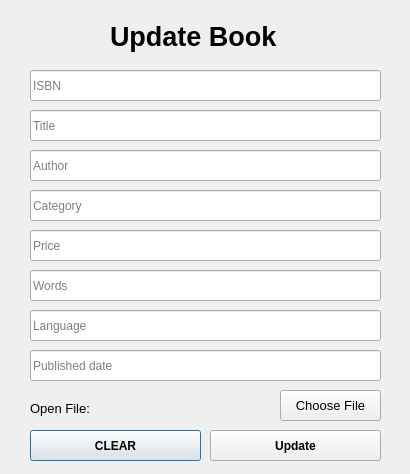
<?xml version="1.0" encoding="UTF-8"?>
<ui version="4.0">
 <class>Dialog</class>
 <widget class="QDialog" name="Dialog">
  <property name="geometry">
   <rect>
    <x>0</x>
    <y>0</y>
    <width>410</width>
    <height>474</height>
   </rect>
  </property>
  <property name="windowTitle">
   <string>Dialog</string>
  </property>
  <widget class="QLabel" name="add_page_title">
   <property name="geometry">
    <rect>
     <x>110</x>
     <y>20</y>
     <width>181</width>
     <height>33</height>
    </rect>
   </property>
   <property name="font">
    <font>
     <family>Tahoma</family>
     <pointsize>20</pointsize>
     <weight>75</weight>
     <bold>true</bold>
    </font>
   </property>
   <property name="text">
    <string>Update Book</string>
   </property>
  </widget>
  <widget class="QLineEdit" name="isbn_line_edit">
   <property name="geometry">
    <rect>
     <x>30</x>
     <y>70</y>
     <width>351</width>
     <height>31</height>
    </rect>
   </property>
   <property name="placeholderText">
    <string>ISBN</string>
   </property>
  </widget>
  <widget class="QLineEdit" name="title_line_edit">
   <property name="geometry">
    <rect>
     <x>30</x>
     <y>110</y>
     <width>351</width>
     <height>31</height>
    </rect>
   </property>
   <property name="placeholderText">
    <string>Title</string>
   </property>
  </widget>
  <widget class="QLineEdit" name="author_line_edit">
   <property name="geometry">
    <rect>
     <x>30</x>
     <y>150</y>
     <width>351</width>
     <height>31</height>
    </rect>
   </property>
   <property name="placeholderText">
    <string>Author</string>
   </property>
  </widget>
  <widget class="QLineEdit" name="category_line_edit">
   <property name="geometry">
    <rect>
     <x>30</x>
     <y>190</y>
     <width>351</width>
     <height>31</height>
    </rect>
   </property>
   <property name="placeholderText">
    <string>Category</string>
   </property>
  </widget>
  <widget class="QLineEdit" name="price_line_edit">
   <property name="geometry">
    <rect>
     <x>30</x>
     <y>230</y>
     <width>351</width>
     <height>31</height>
    </rect>
   </property>
   <property name="placeholderText">
    <string>Price</string>
   </property>
  </widget>
  <widget class="QLineEdit" name="word_line_edit">
   <property name="geometry">
    <rect>
     <x>30</x>
     <y>270</y>
     <width>351</width>
     <height>31</height>
    </rect>
   </property>
   <property name="placeholderText">
    <string>Words</string>
   </property>
  </widget>
  <widget class="QLineEdit" name="published_date_line_edit">
   <property name="geometry">
    <rect>
     <x>30</x>
     <y>350</y>
     <width>351</width>
     <height>31</height>
    </rect>
   </property>
   <property name="placeholderText">
    <string>Published date</string>
   </property>
  </widget>
  <widget class="QPushButton" name="clear_btn">
   <property name="geometry">
    <rect>
     <x>30</x>
     <y>430</y>
     <width>171</width>
     <height>31</height>
    </rect>
   </property>
   <property name="font">
    <font>
     <weight>75</weight>
     <bold>true</bold>
    </font>
   </property>
   <property name="text">
    <string>CLEAR</string>
   </property>
  </widget>
  <widget class="QPushButton" name="update_btn">
   <property name="geometry">
    <rect>
     <x>210</x>
     <y>430</y>
     <width>171</width>
     <height>31</height>
    </rect>
   </property>
   <property name="font">
    <font>
     <weight>75</weight>
     <bold>true</bold>
    </font>
   </property>
   <property name="text">
    <string>Update</string>
   </property>
  </widget>
  <widget class="QPushButton" name="file_dialog_btn">
   <property name="geometry">
    <rect>
     <x>280</x>
     <y>390</y>
     <width>101</width>
     <height>31</height>
    </rect>
   </property>
   <property name="font">
    <font>
     <pointsize>10</pointsize>
     <weight>50</weight>
     <bold>false</bold>
    </font>
   </property>
   <property name="text">
    <string>Choose File</string>
   </property>
  </widget>
  <widget class="QLabel" name="open_file_lbl">
   <property name="geometry">
    <rect>
     <x>30</x>
     <y>400</y>
     <width>191</width>
     <height>16</height>
    </rect>
   </property>
   <property name="font">
    <font>
     <pointsize>10</pointsize>
     <weight>50</weight>
     <bold>false</bold>
    </font>
   </property>
   <property name="text">
    <string>Open File: </string>
   </property>
  </widget>
  <widget class="QLineEdit" name="language_line_edit">
   <property name="geometry">
    <rect>
     <x>30</x>
     <y>310</y>
     <width>351</width>
     <height>31</height>
    </rect>
   </property>
   <property name="placeholderText">
    <string>Language</string>
   </property>
  </widget>
 </widget>
 <resources/>
 <connections/>
</ui>
